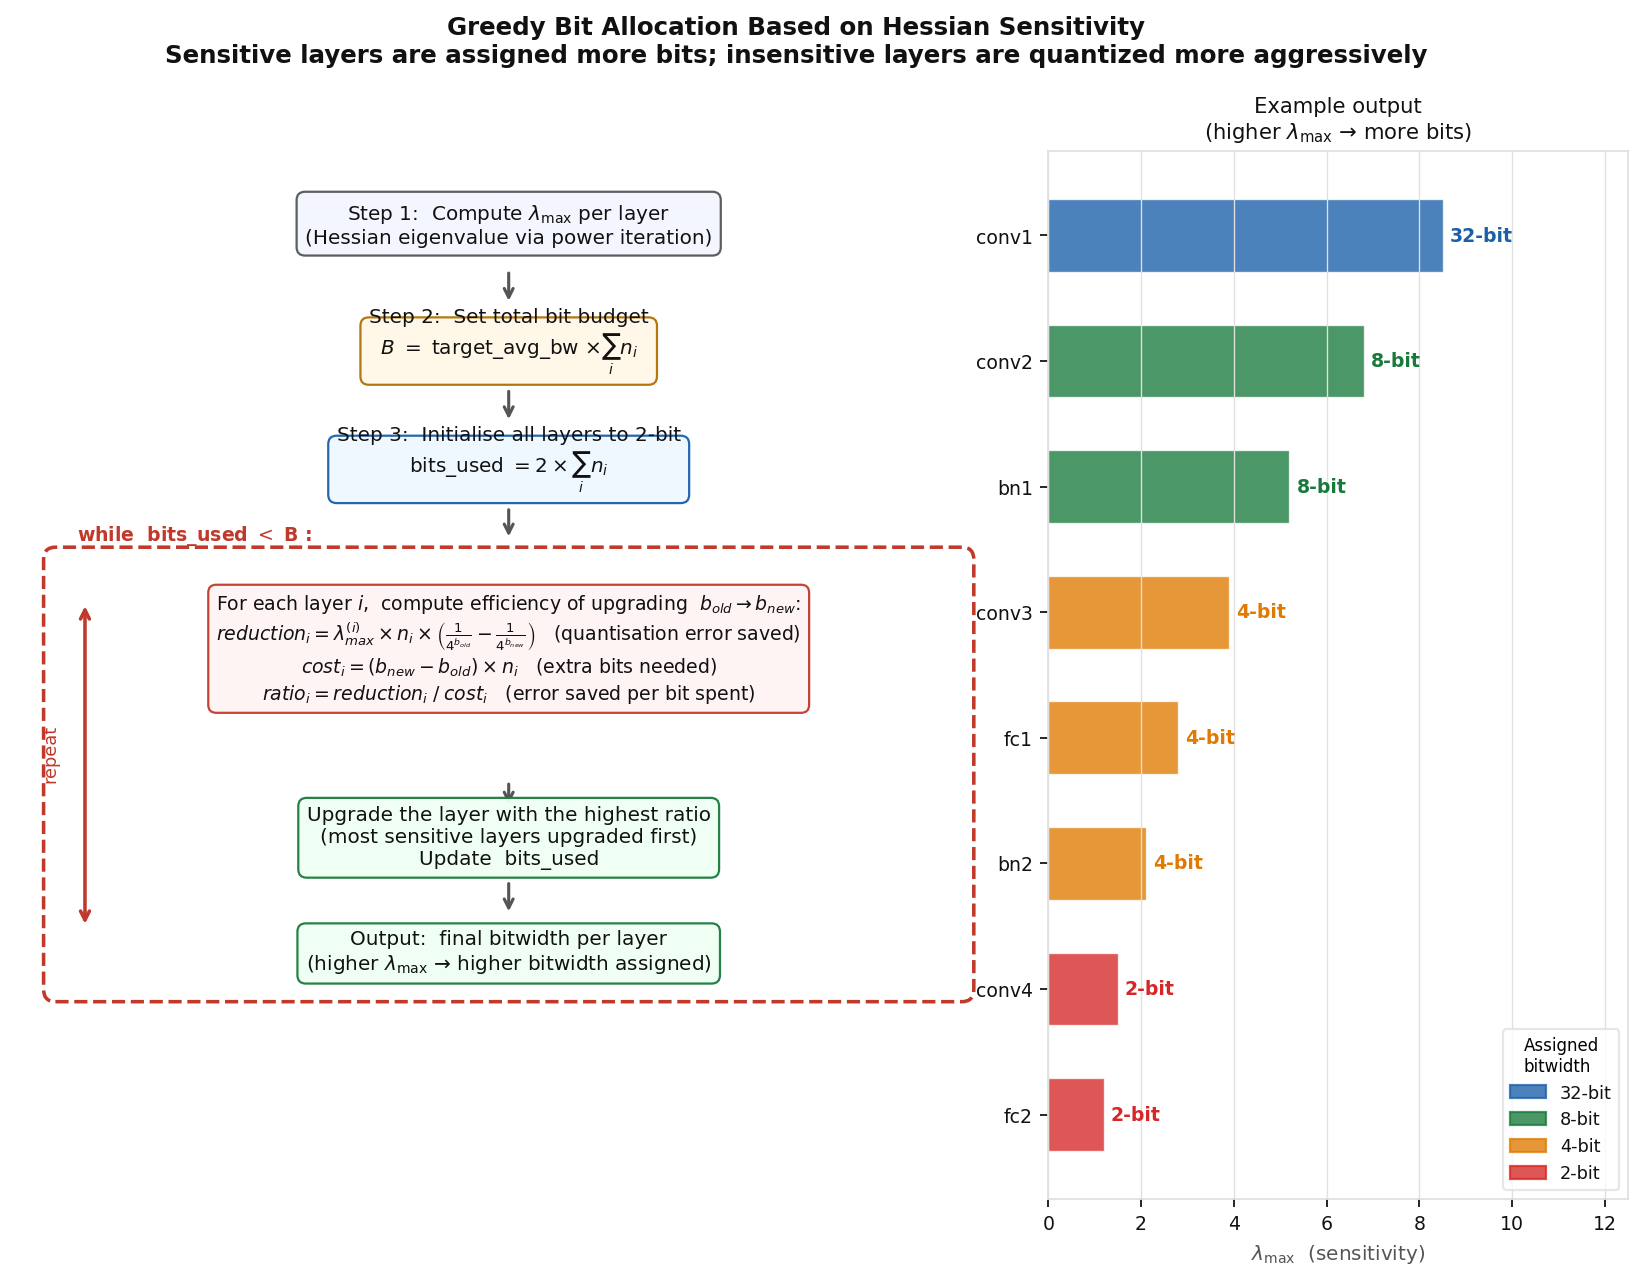

The script that saved this image:
"""
Greedy Bit Allocation Algorithm Visualization
"""

import numpy as np
import matplotlib.pyplot as plt
import matplotlib.patches as mpatches
from matplotlib.patches import FancyBboxPatch
from matplotlib.gridspec import GridSpec

BG       = '#ffffff'
PANEL_BG = '#ffffff'
C_RED    = '#c0392b'
C_BLUE   = '#1a5fa8'
C_GREEN  = '#1a7a3c'
C_AMBER  = '#b07000'
C_GRAY   = '#555555'
GRID_CLR = '#e0e0e0'
TXT      = '#111111'

fig = plt.figure(figsize=(13, 8.5))
fig.patch.set_facecolor(BG)

gs = GridSpec(1, 2, figure=fig, width_ratios=[1.7, 1.0], wspace=0.06)
ax  = fig.add_subplot(gs[0])   # flowchart
axR = fig.add_subplot(gs[1])   # example outcome

# ── shared style ──────────────────────────────────────────────────────────────
for a in [ax, axR]:
    a.set_facecolor(PANEL_BG)
    a.tick_params(colors=TXT, labelsize=8.5)
    for sp in a.spines.values():
        sp.set_edgecolor(GRID_CLR)

# ══════════════════════════════════════════════════════════════════════════════
# Left panel : Flowchart
# ══════════════════════════════════════════════════════════════════════════════
ax.set_xlim(0, 10)
ax.set_ylim(0, 10)
ax.axis('off')

fig.suptitle('Greedy Bit Allocation Based on Hessian Sensitivity\n'
             'Sensitive layers are assigned more bits; insensitive layers are quantized more aggressively',
             color=TXT, fontsize=11, fontweight='bold', y=0.98)

BOX = dict(boxstyle='round,pad=0.42', alpha=0.95)

def fbox(ax, x, y, txt, fc, ec, fs=9):
    ax.text(x, y, txt, ha='center', va='center', fontsize=fs, color=TXT,
            bbox={**BOX, 'facecolor': fc, 'edgecolor': ec})

def farrow(ax, x, y0, y1):
    ax.annotate('', xy=(x, y1), xytext=(x, y0),
                arrowprops=dict(arrowstyle='->', color=C_GRAY, lw=1.4))

cx = 5.0   # horizontal centre of flowchart

# ── Step 1 ────────────────────────────────────────────────────────────────────
fbox(ax, cx, 9.30,
     'Step 1:  Compute $\\lambda_{\\max}$ per layer\n'
     '(Hessian eigenvalue via power iteration)',
     '#f4f6ff', C_GRAY)

farrow(ax, cx, 8.88, 8.53)

# ── Step 2 ────────────────────────────────────────────────────────────────────
fbox(ax, cx, 8.18,
     'Step 2:  Set total bit budget\n'
     '$B\\ =$ target_avg_bw $\\times \\sum_i n_i$',
     '#fff8e8', C_AMBER)

farrow(ax, cx, 7.75, 7.40)

# ── Step 3 ────────────────────────────────────────────────────────────────────
fbox(ax, cx, 7.05,
     'Step 3:  Initialise all layers to 2-bit\n'
     'bits_used $= 2 \\times \\sum_i n_i$',
     '#f0f8ff', C_BLUE)

farrow(ax, cx, 6.62, 6.28)

# ── Greedy loop boundary ──────────────────────────────────────────────────────
loop_rect = FancyBboxPatch(
    (0.40, 2.00), 9.20, 4.10,
    boxstyle='round,pad=0.12',
    fill=False, edgecolor=C_RED, linewidth=1.6, linestyle='--')
ax.add_patch(loop_rect)

ax.text(0.62, 6.22,
        'while  bits_used $<$ B :',
        color=C_RED, fontsize=8.5, fontweight='bold', va='bottom')

# ── Inner step A : compute ratio ──────────────────────────────────────────────
fbox(ax, cx, 5.25,
     'For each layer $i$,  compute efficiency of upgrading  '
     '$b_{old} \\to b_{new}$:\n'
     '$reduction_i = \\lambda_{max}^{(i)} \\times n_i \\times'
     '\\left(\\frac{1}{4^{b_{old}}} -'
     ' \\frac{1}{4^{b_{new}}}\\right)$   (quantisation error saved)\n'
     '$cost_i = (b_{new} - b_{old}) \\times n_i$   (extra bits needed)\n'
     '$ratio_i = reduction_i \\;/\\; cost_i$   (error saved per bit spent)',
     '#fff4f4', C_RED, fs=8.5)

farrow(ax, cx, 4.00, 3.72)

# ── Inner step B : upgrade ────────────────────────────────────────────────────
fbox(ax, cx, 3.45,
     'Upgrade the layer with the highest ratio\n'
     '(most sensitive layers upgraded first)\n'
     'Update  bits_used',
     '#f0fff4', C_GREEN)

# loop-back arrow on the left
ax.annotate('', xy=(0.70, 5.7), xytext=(0.70, 2.58),
            arrowprops=dict(arrowstyle='<->', color=C_RED, lw=1.6))
ax.text(0.35, 4.25, 'repeat', color=C_RED, fontsize=8,
        rotation=90, ha='center', va='center')

farrow(ax, cx, 3.05, 2.70)

# ── Step 5 : Output ───────────────────────────────────────────────────────────
fbox(ax, cx, 2.35,
     'Output:  final bitwidth per layer\n'
     '(higher $\\lambda_{\\max}$ → higher bitwidth assigned)',
     '#f0fff4', C_GREEN)

# ══════════════════════════════════════════════════════════════════════════════
# Right panel : Example outcome
# ══════════════════════════════════════════════════════════════════════════════
BITS_COLORS = {2: '#d62728', 4: '#e07a00', 8: '#1a7a3c', 32: '#1a5fa8'}

# Simulated 8-layer model (sorted by sensitivity descending for clarity)
layer_names = ['conv1', 'conv2', 'bn1', 'conv3', 'fc1', 'bn2', 'conv4', 'fc2']
sensitivities = [8.5,    6.8,    5.2,    3.9,    2.8,   2.1,   1.5,    1.2]
assigned_bits = [32,      8,      8,      4,      4,     4,     2,      2  ]

y_pos = np.arange(len(layer_names))
bar_colors = [BITS_COLORS[b] for b in assigned_bits]

axR.barh(y_pos, sensitivities, color=bar_colors, alpha=0.78,
         height=0.58, edgecolor='white', linewidth=0.6)

# bitwidth label at end of each bar
for i, (s, b) in enumerate(zip(sensitivities, assigned_bits)):
    axR.text(s + 0.15, i, f'{b}-bit',
             va='center', ha='left', fontsize=8.5, fontweight='bold',
             color=BITS_COLORS[b])

axR.set_yticks(y_pos)
axR.set_yticklabels(layer_names, fontsize=8.5, color=TXT)
axR.set_xlabel('$\\lambda_{\\max}$  (sensitivity)', color=C_GRAY, fontsize=9)
axR.set_xlim(0, 12.5)
axR.set_title('Example output\n(higher $\\lambda_{\\max}$ → more bits)',
              color=TXT, fontsize=9.5, pad=6)
axR.grid(True, axis='x', color=GRID_CLR, lw=0.6)
axR.invert_yaxis()   # most sensitive at top

# legend
legend_patches = [mpatches.Patch(color=c, label=f'{b}-bit', alpha=0.78)
                  for b, c in sorted(BITS_COLORS.items(), reverse=True)]
axR.legend(handles=legend_patches, fontsize=8, loc='lower right',
           facecolor='white', edgecolor=GRID_CLR, labelcolor=TXT,
           title='Assigned\nbitwidth', title_fontsize=7.5)

fig.savefig('panel5_bit_allocation.png', dpi=160, bbox_inches='tight',
            facecolor=BG)
print("Saved → panel5_bit_allocation.png")
plt.show()
